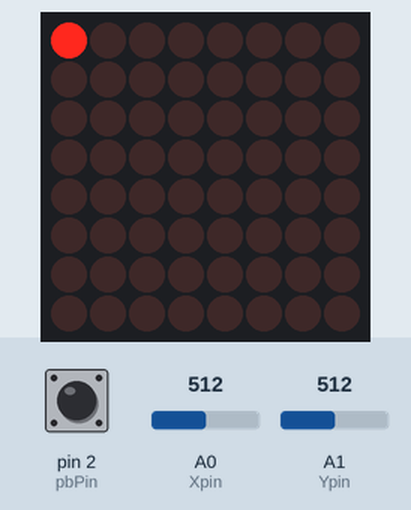
Simulated run of this sketch. Board: Arduino Uno, built with avr-gcc and run on an emulated ATmega328P. On the bench: 8×8 LED matrix. The test bench sets the inputs (shaded band); at power-on: pin 2 (pbPin) HIGH, A0 (Xpin) = 512, A1 (Ypin) = 512. What the sketch prints to the serial monitor is not drawn.

Above: at 0.8 s.
0.9 s: pin 2 (pbPin) pulled LOW for 0.15 s
Timing chart, 0 to 3.9 s (numbered marks = the images above; inputs shaded):
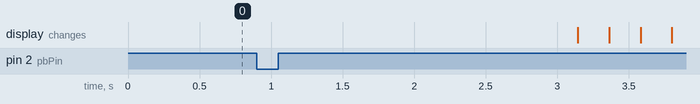

The sketch:

HW11_JOYSTICK_LED_MATRIX_CANVAS.ino
```cpp
#include "LedControl.h"

// declare all required pins
const byte pbPin = 2;  // Pushbutton
const byte Xpin = A0;
const byte Ypin = A1;

const byte DATA = 12;
const byte CLOCK = 11;
const byte CS = 10;  // currently selected device pin
const byte NUM_DEVICES = 1;  // The number of devices being controlled

int Xmin, Xmax, Ymin, Ymax, X, Y, Xmapped, Ymapped;
bool wrapAround = false; // determines if the display wraps around or stops at the edge
bool ledblinkState = true;
int buttonState = 0;

int currentLed[2] = {0, 0}; // current led position
int currentJoystick[2] = {512, 512}; // current led position
int LedArr[8][8] = {{0, 0, 0, 0, 0, 0, 0, 0},
                        {0, 0, 0, 0, 0, 0, 0, 0},
                        {0, 0, 0, 0, 0, 0, 0, 0},
                        {0, 0, 0, 0, 0, 0, 0, 0},
                        {0, 0, 0, 0, 0, 0, 0, 0},
                        {0, 0, 0, 0, 0, 0, 0, 0},
                        {0, 0, 0, 0, 0, 0, 0, 0},
                        {0, 0, 0, 0, 0, 0, 0, 0}};

LedControl matrix = LedControl(DATA, CLOCK, CS, NUM_DEVICES);  // Initialize led matrix array library


//Calibrate joystick by setting movement upper and lower bounds
void joystickAutoCalibrate() {
  Serial.println("Move joystick to all four corners and click when done");
  Xmin = Xmax = analogRead(Xpin); // Read and set initial values
  Ymin = Ymax = analogRead(Ypin);

  while (digitalRead(pbPin) == HIGH) {
    X = analogRead(Xpin);  // Read X joystick pot
    if (X < Xmin) {
      Xmin = X; // Save the lowest X value read
    }
    if (X > Xmax) {
      Xmax = X; //Save the highest X value read
    }
    Y = analogRead(Ypin);  // Read Y joystick pot
    if (Y < Ymin) {
      Ymin = Y; // Save the lowest Y value read
    }
    if (Y > Ymax) {
      Ymax = Y; // Save the highest X value read
    }
  }

  Serial.print("Xmin: ");
  Serial.print(Xmin);
  Serial.print(", Xmax: ");
  Serial.print(Xmax);

  Serial.print("  =  Ymin: ");
  Serial.print(Ymin);
  Serial.print(", Ymax: ");
  Serial.println(Xmax);
}

// get direction and intensity of joystick movement
void getDirection() {
  Xmapped = map(analogRead(Xpin), Xmin, Xmax, 0, 1023);
  Ymapped = map(analogRead(Ypin), Ymin, Ymax, 0, 1023);

  // detect movrment in the x axis
  if (Xmapped < currentJoystick[0]) {
    moveLed('L', map((currentJoystick[0] - Xmapped), 0, 513, 0, 4));
  } else if (Xmapped > currentJoystick[0]) {
    moveLed('R', map((Xmapped - currentJoystick[0]), 0, 513, 0, 4));
  }
  // detect movrment in the x axis
  if (Ymapped < currentJoystick[1]) {
    moveLed('U', map((currentJoystick[1] - Ymapped), 0, 513, 0, 4));
  } else if (Ymapped > currentJoystick[1]) {
    moveLed('D', map((Ymapped - currentJoystick[1]), 0, 513, 0, 4));
  }
}

// dictates where the Led moves
void moveLed(char ledDir, int intensity) {
  if (intensity == 0) {
    return;
  }

  matrix.clearDisplay(0);
  drawLeds();

  switch (ledDir) {
    case 'R':
      currentLed[1]++;
      break;
    case 'L':
      currentLed[1]--;
      break;
    case 'U':
      currentLed[0]--;
      break;
    case 'D':
      currentLed[0]++;
      break;
    default:
      Serial.print("error");
  }

  // set matrix as continuous or edge bound
  if (wrapAround) {
    if (currentLed[0] > 7) {
      currentLed[0] = 0;
    } else if (currentLed[0] < 0) {
      currentLed[0] = 7;
    }

    if (currentLed[1] > 7) {
      currentLed[1] = 0;
    } else if (currentLed[1] < 0) {
      currentLed[1] = 7;
    }
  } else {
    if (currentLed[0] > 7) {
      currentLed[0] = 7;
    } else if (currentLed[0] < 0) {
      currentLed[0] = 0;
    }

    if (currentLed[1] > 7) {
      currentLed[1] = 7;
    } else if (currentLed[1] < 0) {
      currentLed[1] = 0;
    }
  }
}

// sets LED as on or off on LED matrix
void printLed(bool state) {
  matrix.setLed(0, currentLed[0], currentLed[1], state);
}

void drawLeds() {
  matrix.clearDisplay(0);
  for (int i = 0; i < 8; i++) {
    for (int j = 0; j < 8; j++) {
      if (LedArr[i][j] == 1) {
        matrix.setLed(0, i, j, true);
      }else {
        matrix.setLed(0, i, j, false);
      }
    }
  }
}


void setup() {
  pinMode(pbPin, INPUT_PULLUP);  // Initialize pushbutton
  Serial.begin(9600);
  Serial.print("");

  matrix.shutdown(0, false);  // Wake up the first display from power-saving mode
  matrix.setIntensity(0, 15);  // Set maximum brightness on the first display for the LEDS (0-15)
  matrix.clearDisplay(0);

  printLed(true); // set LED initial position
  joystickAutoCalibrate();
  delay(2000);
}

void loop() {
  Serial.println("Ready...");
  unsigned int paintTime = 0;

  while (digitalRead(pbPin) == HIGH) {
    unsigned int futureTime = millis() + 200;
    while (millis() < futureTime) { // read joystick direction while blinking LED
      buttonState = 0;
      getDirection();
      printLed(ledblinkState);
      delay(50);
    }
    ledblinkState = !ledblinkState;

    Serial.print("X = "); // print LED coordinates
    Serial.print(currentLed[0]);

    Serial.print(", Y = ");
    Serial.print(currentLed[1]);

    Serial.print(", PB = ");
    Serial.println(digitalRead(pbPin));
  }

  if (buttonState == 0 && (millis() - paintTime) > 100) {
    if (LedArr[currentLed[0]][currentLed[1]] == 1) {
      LedArr[currentLed[0]][currentLed[1]] = 0;
    }else {
      LedArr[currentLed[0]][currentLed[1]] = 1;
    }

    buttonState = 1;
    paintTime = millis();
  }
  drawLeds();
}
```
